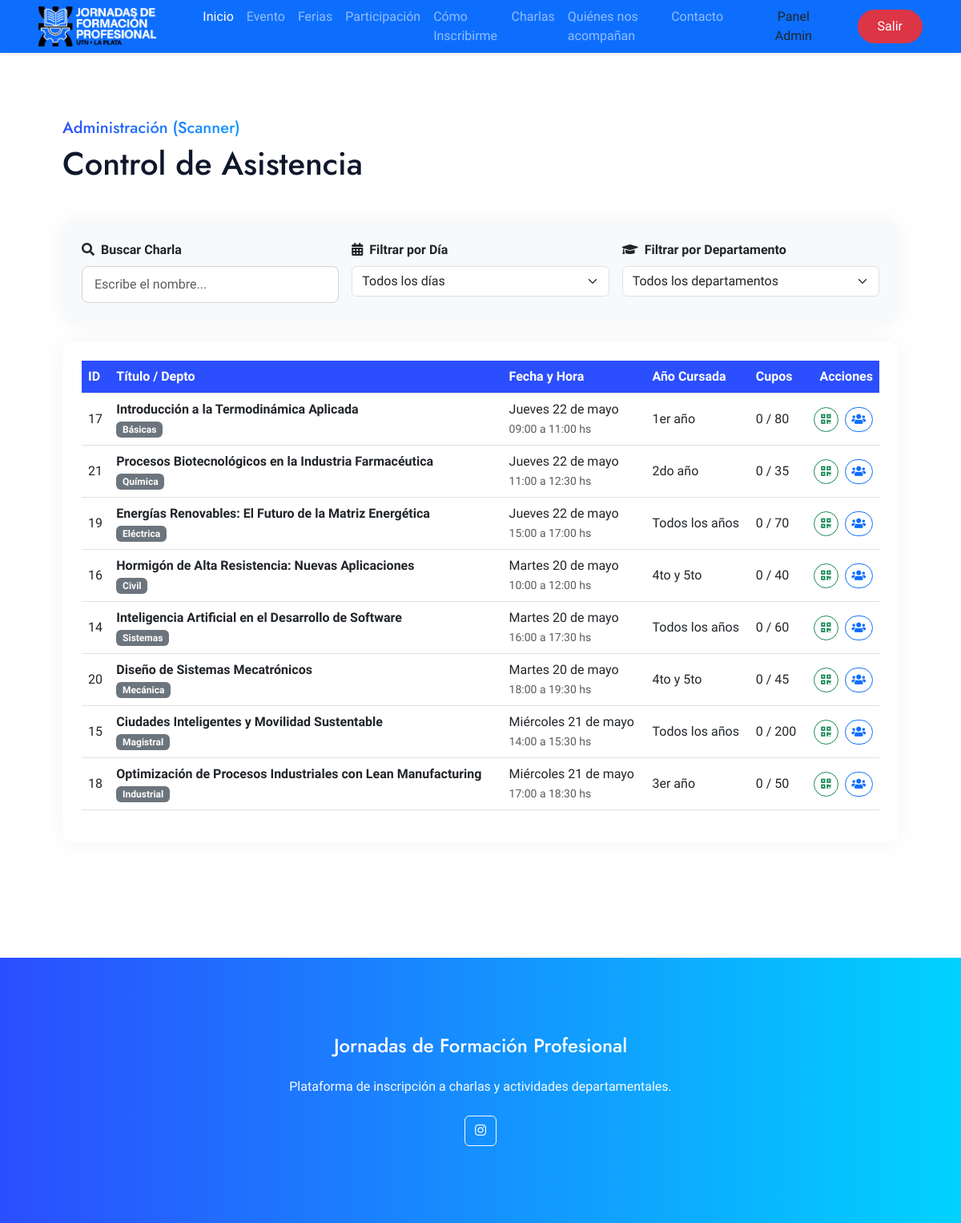
The app's page /scanner/dashboard/ (signed in), older data.
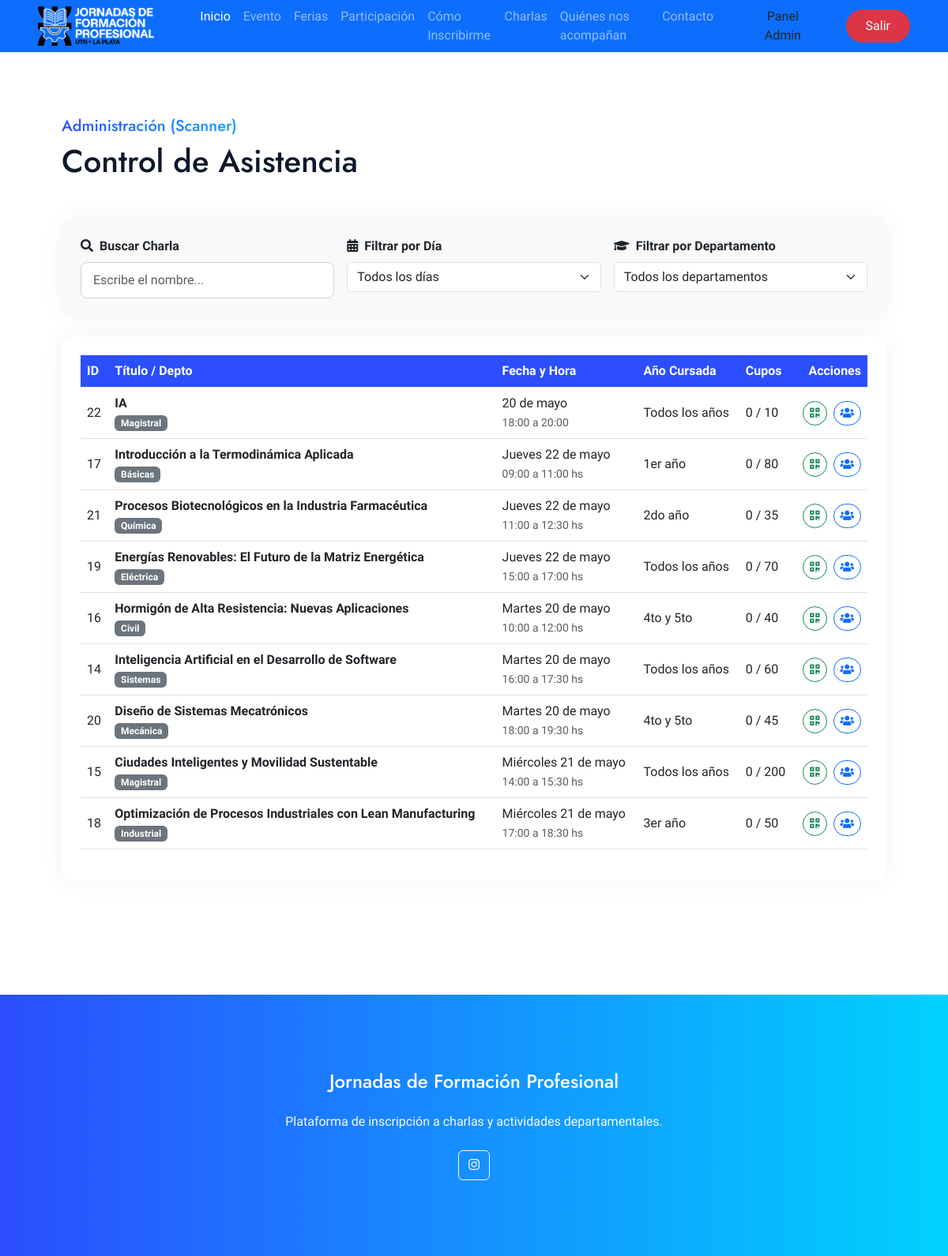
The same page, newer data.
### charlas/models.py (models this page shows, shortened)
class Talk(models.Model):
    title = models.CharField('Título', max_length=255)
    description = models.TextField('Descripción')
    speaker = models.CharField('Disertante', max_length=255)
    date = models.CharField('Fecha', max_length=100)
    time = models.CharField('Hora', max_length=100)
    department = models.CharField('Departamento', max_length=50, choices=DEPARTMENT_CHOICES)
    capacity = models.PositiveIntegerField('Cupos')
    target_year = models.CharField('Año de Cursada', max_length=50, choices=TARGET_YEAR_CHOICES, default='Todos los años')
    image = models.ImageField('Imagen', upload_to='talk_images/', blank=True, null=True)
    created_at = models.DateTimeField(auto_now_add=True)
    class Meta:
        verbose_name = 'Charla'
        verbose_name_plural = 'Charlas'
        ordering = ['date', 'time']
    @property
    def registered_count(self):
        return self.registrations.count()

### charlas/views.py (the view)
    def wrapper(request, *args, **kwargs):
        if not (request.session.get('admin_logged_in') or request.session.get('scanner_logged_in')):
            return redirect('admin_login')
        return view_func(request, *args, **kwargs)

### charlas/views.py (called while the page is built)
def scanner_or_admin_required(view_func):
    def wrapper(request, *args, **kwargs):
        if not (request.session.get('admin_logged_in') or request.session.get('scanner_logged_in')):
            return redirect('admin_login')
        return view_func(request, *args, **kwargs)
    wrapper.__name__ = view_func.__name__
    return wrapper

@scanner_or_admin_required
def scanner_dashboard(request):
    talks = Talk.objects.all()
    return render(request, 'charlas/scanner_dashboard.html', {'talks': talks})

### charlas/templates/charlas/scanner_dashboard.html (shortened to what this page needs)
{% extends 'charlas/base.html' %}
{% with force_white_nav=True %}
{% block content %}
<div class="container-fluid py-5" style="padding-top: 100px !important;">
    <div class="container py-5 px-lg-5">
        <div class="d-flex justify-content-between align-items-center mb-5">
            <div>
                <h5 class="text-primary-gradient fw-medium">Administración (Scanner)</h5>
                <h1 class="mb-0">Control de Asistencia</h1>
            </div>
        </div>
        <div class="card p-4 mb-4 bg-light">
            <div class="row g-3">
                <div class="col-md-4">
                    <label for="search-filter" class="form-label fw-bold"><i class="fa fa-search me-2"></i>Buscar Charla</label>
                    <input type="text" id="search-filter" class="form-control" placeholder="Escribe el nombre..." onkeyup="filterAdminTalks()">
                </div>
                <div class="col-md-4">
                    <label for="day-filter" class="form-label fw-bold"><i class="fa fa-calendar-alt me-2"></i>Filtrar por Día</label>
                    <select id="day-filter" class="form-select" onchange="filterAdminTalks()">
                        <option value="Todos">Todos los días</option>
                    </select>
                </div>
                <div class="col-md-4">
                    <label for="career-filter" class="form-label fw-bold"><i class="fa fa-graduation-cap me-2"></i>Filtrar por Departamento</label>
                    <select id="career-filter" class="form-select" onchange="filterAdminTalks()">
                        <option value="Todos">Todos los departamentos</option>
                    </select>
                </div>
            </div>
        </div>
        <div class="card p-4">
            <div class="table-responsive">
                <table class="table table-hover align-middle">
                    <thead>
                        <tr>
                            <th>ID</th>
                            <th>Título / Depto</th>
                            <th>Fecha y Hora</th>
                            <th>Año Cursada</th>
                            <th>Cupos</th>
                            <th class="text-end">Acciones</th>
                        </tr>
                    </thead>
                    <tbody>
                        {% for talk in talks %}
                        <tr class="talk-row" data-title="{{ talk.title|lower }}" data-date="{{ talk.date }}" data-department="{{ talk.department }}">
                            <td>{{ talk.id }}</td>
                            <td>
                                <span class="fw-bold">{{ talk.title }}</span><br>
                                <span class="badge bg-secondary">{{ talk.department }}</span>
                            </td>
                            <td>{{ talk.date }}<br><small class="text-muted">{{ talk.time }}</small></td>
                            <td>{{ talk.target_year }}</td>
                            <td>
                                {{ talk.registered_count }} / {{ talk.capacity }}
                            </td>
                            <td class="text-end">
                                <div class="d-flex justify-content-end gap-2">
                                    <a href="{% url 'admin_scan' talk.pk %}" class="btn btn-sm btn-outline-success rounded-pill" title="Escanear QRs"><i class="fa fa-qrcode"></i></a>
                                    <a href="{% url 'admin_talk_details' talk.pk %}" class="btn btn-sm btn-outline-primary rounded-pill" title="Ver Asistencias"><i class="fa fa-users"></i></a>
                                </div>
                            </td>
                        </tr>
                        {% empty %}
                        <tr><td colspan="6" class="text-center text-muted py-4">No hay charlas creadas todavía.</td></tr>
                        {% endfor %}
                    </tbody>
                </table>
            </div>
        </div>
    </div>
</div>
{% endblock %}
{% endwith %}

Row changes from the older to the newer data that the page shows:
added Talk: id "22", title "IA", department "Magistral", date "20 de mayo", time "18:00 a 20:00", target_year "Todos los años", registered_count "0", capacity "10"
